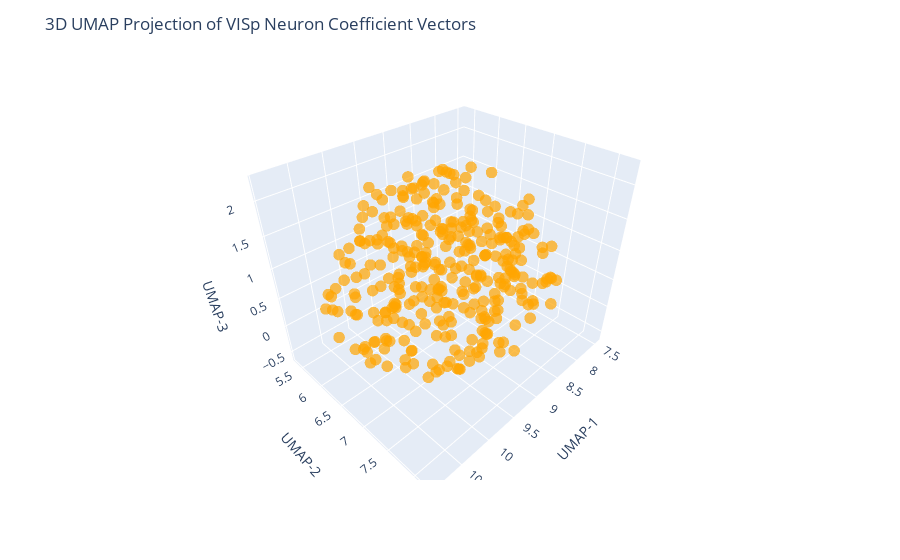

The code cell stored with this chart in its notebook:
### Code cell
import numpy as np
import plotly.express as px
from sklearn.preprocessing import StandardScaler
from sklearn.decomposition import PCA
import umap

# === Load and filter VISp ===
dat = np.load('/home/maria/LuckyMouse2/mo/logreg_coefficients_sig_neurons.npy')
area_labels = np.load('/home/maria/LuckyMouse4/src/allen_validation/sig_neuron_areas.npy')

mask_visp = (area_labels == "VISp")
dat_visp = dat[mask_visp]

# === Normalize and PCA ===
dat_visp = StandardScaler().fit_transform(dat_visp)
dat_pca = PCA(n_components=50).fit_transform(dat_visp)

# === 3D UMAP ===
umap_model = umap.UMAP(
    n_neighbors=30,
    min_dist=0.05,
    n_components=3,
    metric='euclidean',
    random_state=42
)
dat_umap_3d = umap_model.fit_transform(dat_pca)

# === Plot with Plotly ===
fig = px.scatter_3d(
    x=dat_umap_3d[:,0],
    y=dat_umap_3d[:,1],
    z=dat_umap_3d[:,2],
    color_discrete_sequence=['orange'],
    opacity=0.7
)
fig.update_traces(marker=dict(size=4))
fig.update_layout(
    title='3D UMAP Projection of VISp Neuron Coefficient Vectors',
    scene=dict(
        xaxis_title='UMAP-1',
        yaxis_title='UMAP-2',
        zaxis_title='UMAP-3'
    )
)
fig.show()

### Figure 1 — Plotly figure (JSON) as saved in the notebook; plotly's stock layout.template omitted (floating-point values rounded to 4 significant figures; data arrays with more than 128 entries replaced by an {"elided": "..."} marker saying what was removed)
{"data": [{"hovertemplate": "x=%{x}<br>y=%{y}<br>z=%{z}<extra></extra>", "legendgroup": "", "marker": {"color": "orange", "opacity": 0.7, "size": 4, "symbol": "circle"}, "mode": "markers", "name": "", "scene": "scene", "showlegend": false, "type": "scatter3d", "x": {"elided": "330 float values"}, "y": {"elided": "330 float values"}, "z": {"elided": "330 float values"}}], "layout": {"legend": {"tracegroupgap": 0}, "margin": {"t": 60}, "scene": {"domain": {"x": [0, 1], "y": [0, 1]}, "xaxis": {"title": {"text": "UMAP-1"}}, "yaxis": {"title": {"text": "UMAP-2"}}, "zaxis": {"title": {"text": "UMAP-3"}}}, "title": {"text": "3D UMAP Projection of VISp Neuron Coefficient Vectors"}}}
